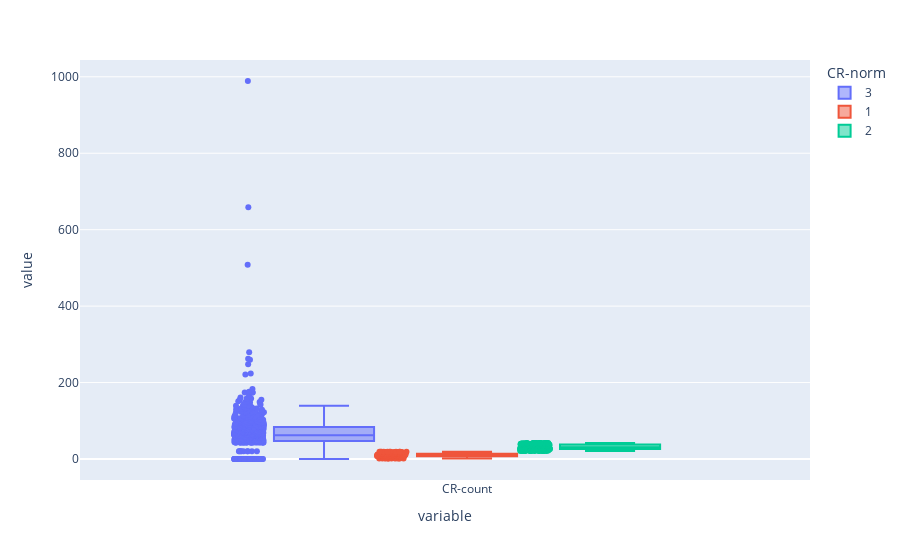

Notebook code cell kept with this figure:
### Code cell
fig = px.box(df,y=['CR-count'], points="all", color='CR-norm')
fig.show()

### Figure 1 — Plotly figure (JSON) as saved in the notebook; plotly's stock layout.template omitted (floating-point values rounded to 4 significant figures; data arrays with more than 128 entries replaced by an {"elided": "..."} marker saying what was removed)
{"data": [{"alignmentgroup": "True", "boxpoints": "all", "hovertemplate": "CR-norm=3<br>variable=%{x}<br>value=%{y}<extra></extra>", "legendgroup": "3", "marker": {"color": "#636efa"}, "name": "3", "notched": false, "offsetgroup": "3", "orientation": "v", "showlegend": true, "type": "box", "x": {"elided": "627 str values"}, "x0": " ", "xaxis": "x", "y": {"elided": "627 int values"}, "y0": " ", "yaxis": "y"}, {"alignmentgroup": "True", "boxpoints": "all", "hovertemplate": "CR-norm=1<br>variable=%{x}<br>value=%{y}<extra></extra>", "legendgroup": "1", "marker": {"color": "#EF553B"}, "name": "1", "notched": false, "offsetgroup": "1", "orientation": "v", "showlegend": true, "type": "box", "x": {"elided": "183 str values"}, "x0": " ", "xaxis": "x", "y": {"elided": "183 int values"}, "y0": " ", "yaxis": "y"}, {"alignmentgroup": "True", "boxpoints": "all", "hovertemplate": "CR-norm=2<br>variable=%{x}<br>value=%{y}<extra></extra>", "legendgroup": "2", "marker": {"color": "#00cc96"}, "name": "2", "notched": false, "offsetgroup": "2", "orientation": "v", "showlegend": true, "type": "box", "x": {"elided": "258 str values"}, "x0": " ", "xaxis": "x", "y": {"elided": "258 int values"}, "y0": " ", "yaxis": "y"}], "layout": {"boxmode": "group", "legend": {"title": {"text": "CR-norm"}, "tracegroupgap": 0}, "margin": {"t": 60}, "xaxis": {"anchor": "y", "domain": [0, 1], "title": {"text": "variable"}}, "yaxis": {"anchor": "x", "domain": [0, 1], "title": {"text": "value"}}}}
